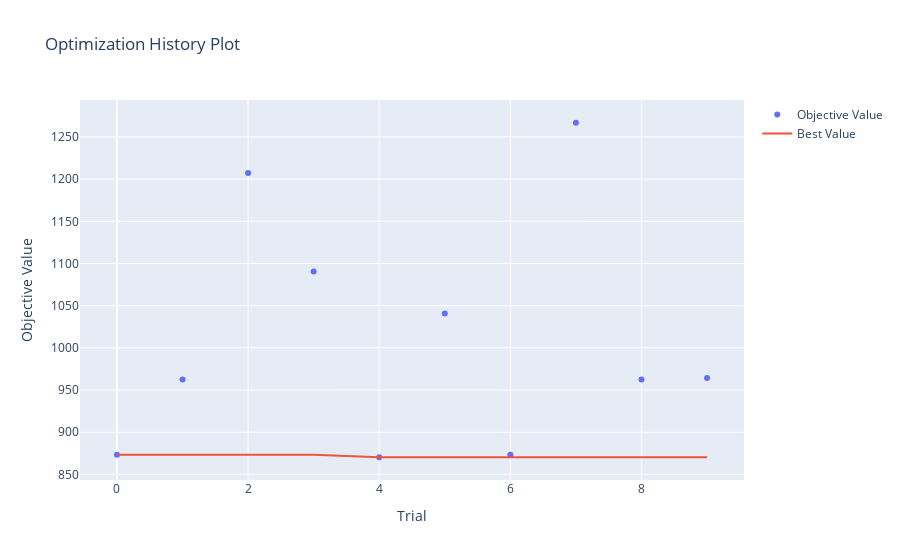
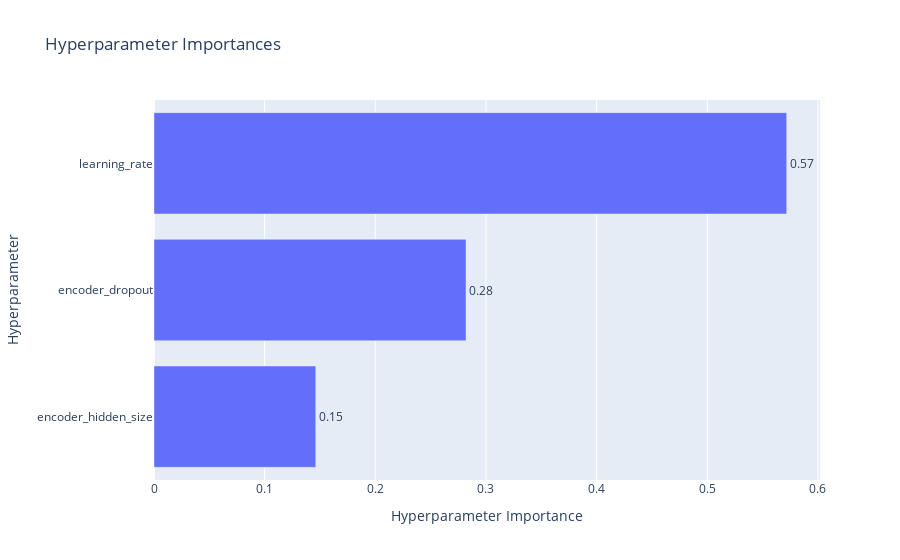
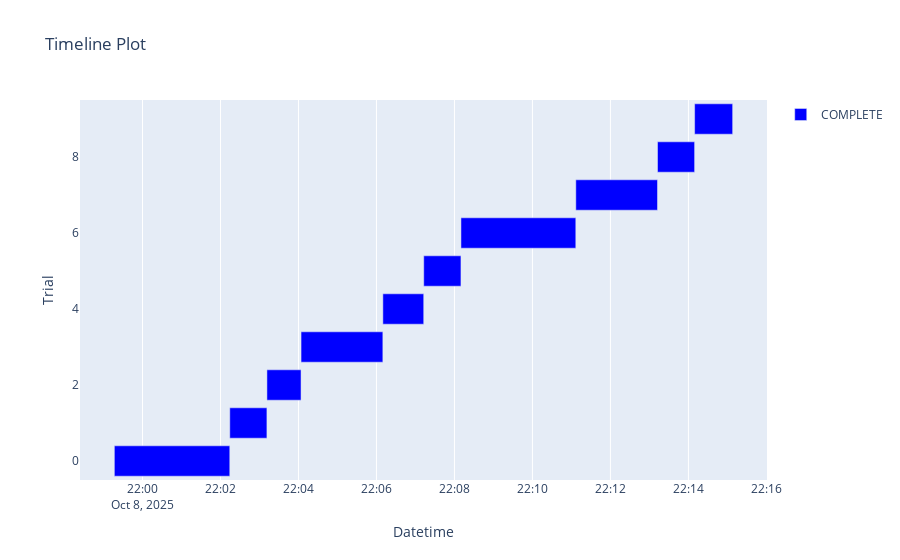
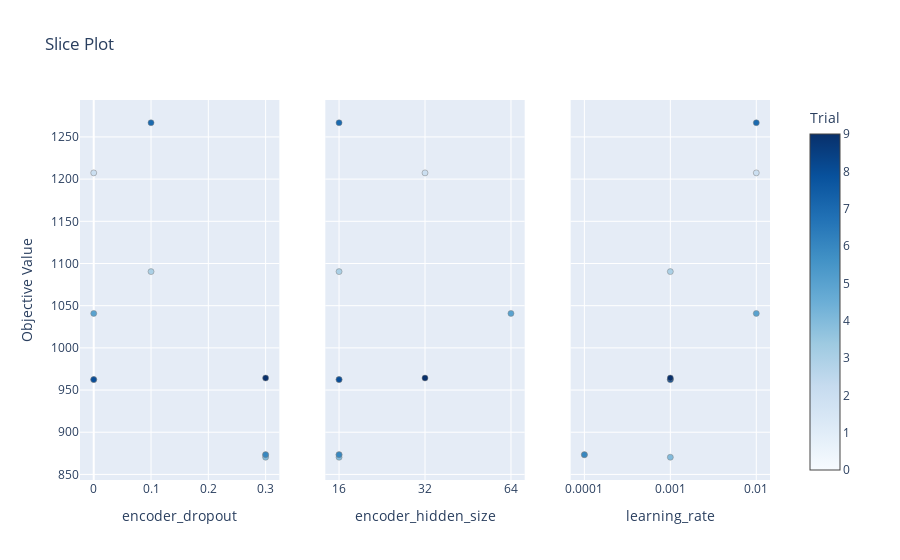

Notebook code cell kept with these figures, in order:
### Code cell
# For NeuralForecast
plot_optimization_history(nf_study).show()
plot_param_importances(nf_study).show()
plot_timeline(nf_study).show()
plot_slice(nf_study).show()

### Figure 1 — Plotly figure (JSON) as saved in the notebook; plotly's stock layout.template omitted (floating-point values rounded to 4 significant figures)
{"data": [{"mode": "markers", "name": "Objective Value", "type": "scatter", "x": [0, 1, 2, 3, 4, 5, 6, 7, 8, 9], "y": [873.4, 962.4, 1207.0, 1090.0, 870.3, 1041.0, 873.4, 1267.0, 962.4, 964.2]}, {"mode": "lines", "name": "Best Value", "type": "scatter", "x": [0, 1, 2, 3, 4, 5, 6, 7, 8, 9], "y": [873.4, 873.4, 873.4, 873.4, 870.3, 870.3, 870.3, 870.3, 870.3, 870.3]}, {"marker": {"color": "#cccccc"}, "mode": "markers", "name": "Infeasible Trial", "showlegend": false, "type": "scatter", "x": [], "y": []}], "layout": {"title": {"text": "Optimization History Plot"}, "xaxis": {"title": {"text": "Trial"}}, "yaxis": {"title": {"text": "Objective Value"}}}}

### Figure 2 — Plotly figure (JSON) as saved in the notebook; plotly's stock layout.template omitted (floating-point values rounded to 4 significant figures)
{"data": [{"cliponaxis": false, "hovertemplate": ["encoder_hidden_size (CategoricalDistribution): 0.14620615669596032<extra></extra>", "encoder_dropout (FloatDistribution): 0.2820022052565223<extra></extra>", "learning_rate (CategoricalDistribution): 0.5717916380475173<extra></extra>"], "name": "Objective Value", "orientation": "h", "text": ["0.15", "0.28", "0.57"], "textposition": "outside", "type": "bar", "x": [0.1462, 0.282, 0.5718], "y": ["encoder_hidden_size", "encoder_dropout", "learning_rate"]}], "layout": {"title": {"text": "Hyperparameter Importances"}, "xaxis": {"title": {"text": "Hyperparameter Importance"}}, "yaxis": {"title": {"text": "Hyperparameter"}}}}

### Figure 3 — Plotly figure (JSON) as saved in the notebook; plotly's stock layout.template omitted (floating-point values rounded to 4 significant figures)
{"data": [{"base": ["2025-10-08T21:59:16.709904", "2025-10-08T22:02:14.311249", "2025-10-08T22:03:11.464190", "2025-10-08T22:04:03.970449", "2025-10-08T22:06:09.845214", "2025-10-08T22:07:12.725002", "2025-10-08T22:08:10.006489", "2025-10-08T22:11:06.729155", "2025-10-08T22:13:12.430159", "2025-10-08T22:14:09.535992"], "hovertemplate": "%{text}<extra>COMPLETE</extra>", "marker": {"color": "blue"}, "name": "COMPLETE", "orientation": "h", "text": ["{<br>  \"number\": 0,<br>  \"values\": [<br>    873.3670654296875<br>  ],<br>  \"params\": {<br>    \"learning_rate\": 0.0001,<br>    \"encoder_hidden_size\": 16,<br>    \"encoder_dropout\": 0.3<br>  },<br>  \"user_attrs\": {<br>    \"ALL_PARAMS\": \"{'input_size': 120, 'encoder_n_layers': 2, 'encoder_hidden_size': 16, 'encoder_dropout': 0.3, 'max_steps': 43500, 'batch_size': 32, 'learning_rate': 0.0001, 'num_lr_decays': 5, 'early_stop_patience_steps': 15, 'val_check_steps': 87, 'scaler_type': 'standard', 'random_seed': 42, 'hist_exog_list': ['T [\\u00b0C]', 'StrGlo [W/m2]', 'RainDur [min]', 'Hr [%Hr]'], 'h': 30, 'loss': MAE(), 'valid_loss': MAE()}\",<br>    \"METRICS\": \"{'loss': tensor(873.3671), 'train_loss': tensor(0.2968)}\"<br>  }<br>}", "{<br>  \"number\": 1,<br>  \"values\": [<br>    962.380126953125<br>  ],<br>  \"params\": {<br>    \"learning_rate\": 0.001,<br>    \"encoder_hidden_size\": 16,<br>    \"encoder_dropout\": 0.0<br>  },<br>  \"user_attrs\": {<br>    \"ALL_PARAMS\": \"{'input_size': 120, 'encoder_n_layers': 2, 'encoder_hidden_size': 16, 'encoder_dropout': 0.0, 'max_steps': 43500, 'batch_size': 32, 'learning_rate': 0.001, 'num_lr_decays': 5, 'early_stop_patience_steps': 15, 'val_check_steps': 87, 'scaler_type': 'standard', 'random_seed': 42, 'hist_exog_list': ['T [\\u00b0C]', 'StrGlo [W/m2]', 'RainDur [min]', 'Hr [%Hr]'], 'h': 30, 'loss': MAE(), 'valid_loss': MAE()}\",<br>    \"METRICS\": \"{'loss': tensor(962.3801), 'train_loss': tensor(0.1893)}\"<br>  }<br>}", "{<br>  \"number\": 2,<br>  \"values\": [<br>    1207.3956298828125<br>  ],<br>  \"params\": {<br>    \"learning_rate\": 0.01,<br>    \"encoder_hidden_size\": 32,<br>    \"encoder_dropout\": 0.0<br>  },<br>  \"user_attrs\": {<br>    \"ALL_PARAMS\": \"{'input_size': 120, 'encoder_n_layers': 2, 'encoder_hidden_size': 32, 'encoder_dropout': 0.0, 'max_steps': 43500, 'batch_size': 32, 'learning_rate': 0.01, 'num_lr_decays': 5, 'early_stop_patience_steps': 15, 'val_check_steps': 87, 'scaler_type': 'standard', 'random_seed': 42, 'hist_exog_list': ['T [\\u00b0C]', 'StrGlo [W/m2]', 'RainDur [min]', 'Hr [%Hr]'], 'h': 30, 'loss': MAE(), 'valid_loss': MAE()}\",<br>    \"METRICS\": \"{'loss': tensor(1207.3956), 'train_loss': tensor(0.0454)}\"<br>  }<br>}", "{<br>  \"number\": 3,<br>  \"values\": [<br>    1090.3695068359375<br>  ],<br>  \"params\": {<br>    \"learning_rate\": 0.001,<br>    \"encoder_hidden_size\": 16,<br>    \"encoder_dropout\": 0.1<br>  },<br>  \"user_attrs\": {<br>    \"ALL_PARAMS\": \"{'input_size': 120, 'encoder_n_layers': 2, 'encoder_hidden_size': 16, 'encoder_dropout': 0.1, 'max_steps': 43500, 'batch_size': 32, 'learning_rate': 0.001, 'num_lr_decays': 5, 'early_stop_patience_steps': 15, 'val_check_steps': 87, 'scaler_type': 'standard', 'random_seed': 42, 'hist_exog_list': ['T [\\u00b0C]', 'StrGlo [W/m2]', 'RainDur [min]', 'Hr [%Hr]'], 'h': 30, 'loss': MAE(), 'valid_loss': MAE()}\",<br>    \"METRICS\": \"{'loss': tensor(1090.3695), 'train_loss': tensor(0.1894)}\"<br>  }<br>}", "{<br>  \"number\": 4,<br>  \"values\": [<br>    870.3497314453125<br>  ],<br>  \"params\": {<br>    \"learning_rate\": 0.001,<br>    \"encoder_hidden_size\": 16,<br>    \"encoder_dropout\": 0.3<br>  },<br>  \"user_attrs\": {<br>    \"ALL_PARAMS\": \"{'input_size': 120, 'encoder_n_layers': 2, 'encoder_hidden_size': 16, 'encoder_dropout': 0.3, 'max_steps': 43500, 'batch_size': 32, 'learning_rate': 0.001, 'num_lr_decays': 5, 'early_stop_patience_steps': 15, 'val_check_steps': 87, 'scaler_type': 'standard', 'random_seed': 42, 'hist_exog_list': ['T [\\u00b0C]', 'StrGlo [W/m2]', 'RainDur [min]', 'Hr [%Hr]'], 'h': 30, 'loss': MAE(), 'valid_loss': MAE()}\",<br>    \"METRICS\": \"{'loss': tensor(870.3497), 'train_loss': tensor(0.2622)}\"<br>  }<br>}", "{<br>  \"number\": 5,<br>  \"values\": [<br>    1040.8101806640625<br>  ],<br>  \"params\": {<br>    \"learning_rate\": 0.01,<br>    \"encoder_hidden_size\": 64,<br>    \"encoder_dropout\": 0.0<br>  },<br>  \"user_attrs\": {<br>    \"ALL_PARAMS\": \"{'input_size': 120, 'encoder_n_layers': 2, 'encoder_hidden_size': 64, 'encoder_dropout': 0.0, 'max_steps': 43500, 'batch_size': 32, 'learning_rate': 0.01, 'num_lr_decays': 5, 'early_stop_patience_steps': 15, 'val_check_steps': 87, 'scaler_type': 'standard', 'random_seed': 42, 'hist_exog_list': ['T [\\u00b0C]', 'StrGlo [W/m2]', 'RainDur [min]', 'Hr [%Hr]'], 'h': 30, 'loss': MAE(), 'valid_loss': MAE()}\",<br>    \"METRICS\": \"{'loss': tensor(1040.8102), 'train_loss': tensor(0.0178)}\"<br>  }<br>}", "{<br>  \"number\": 6,<br>  \"values\": [<br>    873.3670654296875<br>  ],<br>  \"params\": {<br>    \"learning_rate\": 0.0001,<br>    \"encoder_hidden_size\": 16,<br>    \"encoder_dropout\": 0.3<br>  },<br>  \"user_attrs\": {<br>    \"ALL_PARAMS\": \"{'input_size': 120, 'encoder_n_layers': 2, 'encoder_hidden_size': 16, 'encoder_dropout': 0.3, 'max_steps': 43500, 'batch_size': 32, 'learning_rate': 0.0001, 'num_lr_decays': 5, 'early_stop_patience_steps': 15, 'val_check_steps': 87, 'scaler_type': 'standard', 'random_seed': 42, 'hist_exog_list': ['T [\\u00b0C]', 'StrGlo [W/m2]', 'RainDur [min]', 'Hr [%Hr]'], 'h': 30, 'loss': MAE(), 'valid_loss': MAE()}\",<br>    \"METRICS\": \"{'loss': tensor(873.3671), 'train_loss': tensor(0.2968)}\"<br>  }<br>}", "{<br>  \"number\": 7,<br>  \"values\": [<br>    1266.8118896484375<br>  ],<br>  \"params\": {<br>    \"learning_rate\": 0.01,<br>    \"encoder_hidden_size\": 16,<br>    \"encoder_dropout\": 0.1<br>  },<br>  \"user_attrs\": {<br>    \"ALL_PARAMS\": \"{'input_size': 120, 'encoder_n_layers': 2, 'encoder_hidden_size': 16, 'encoder_dropout': 0.1, 'max_steps': 43500, 'batch_size': 32, 'learning_rate': 0.01, 'num_lr_decays': 5, 'early_stop_patience_steps': 15, 'val_check_steps': 87, 'scaler_type': 'standard', 'random_seed': 42, 'hist_exog_list': ['T [\\u00b0C]', 'StrGlo [W/m2]', 'RainDur [min]', 'Hr [%Hr]'], 'h': 30, 'loss': MAE(), 'valid_loss': MAE()}\",<br>    \"METRICS\": \"{'loss': tensor(1266.8119), 'train_loss': tensor(0.2135)}\"<br>  }<br>}", "{<br>  \"number\": 8,<br>  \"values\": [<br>    962.380126953125<br>  ],<br>  \"params\": {<br>    \"learning_rate\": 0.001,<br>    \"encoder_hidden_size\": 16,<br>    \"encoder_dropout\": 0.0<br>  },<br>  \"user_attrs\": {<br>    \"ALL_PARAMS\": \"{'input_size': 120, 'encoder_n_layers': 2, 'encoder_hidden_size': 16, 'encoder_dropout': 0.0, 'max_steps': 43500, 'batch_size': 32, 'learning_rate': 0.001, 'num_lr_decays': 5, 'early_stop_patience_steps': 15, 'val_check_steps': 87, 'scaler_type': 'standard', 'random_seed': 42, 'hist_exog_list': ['T [\\u00b0C]', 'StrGlo [W/m2]', 'RainDur [min]', 'Hr [%Hr]'], 'h': 30, 'loss': MAE(), 'valid_loss': MAE()}\",<br>    \"METRICS\": \"{'loss': tensor(962.3801), 'train_loss': tensor(0.1893)}\"<br>  }<br>}", "{<br>  \"number\": 9,<br>  \"values\": [<br>    964.2490844726562<br>  ],<br>  \"params\": {<br>    \"learning_rate\": 0.001,<br>    \"encoder_hidden_size\": 32,<br>    \"encoder_dropout\": 0.3<br>  },<br>  \"user_attrs\": {<br>    \"ALL_PARAMS\": \"{'input_size': 120, 'encoder_n_layers': 2, 'encoder_hidden_size': 32, 'encoder_dropout': 0.3, 'max_steps': 43500, 'batch_size': 32, 'learning_rate': 0.001, 'num_lr_decays': 5, 'early_stop_patience_steps': 15, 'val_check_steps': 87, 'scaler_type': 'standard', 'random_seed': 42, 'hist_exog_list': ['T [\\u00b0C]', 'StrGlo [W/m2]', 'RainDur [min]', 'Hr [%Hr]'], 'h': 30, 'loss': MAE(), 'valid_loss': MAE()}\",<br>    \"METRICS\": \"{'loss': tensor(964.2491), 'train_loss': tensor(0.1878)}\"<br>  }<br>}"], "textposition": "none", "type": "bar", "x": [177600.0, 57150.0, 52510.0, 125900.0, 62880.0, 57280.0, 176700.0, 125700.0, 57110.0, 58530.0], "y": [0, 1, 2, 3, 4, 5, 6, 7, 8, 9]}], "layout": {"showlegend": true, "title": {"text": "Timeline Plot"}, "xaxis": {"title": {"text": "Datetime"}, "type": "date"}, "yaxis": {"title": {"text": "Trial"}}}}

### Figure 4 — Plotly figure (JSON) as saved in the notebook; plotly's stock layout.template omitted (floating-point values rounded to 4 significant figures)
{"data": [{"marker": {"color": [0, 1, 2, 3, 4, 5, 6, 7, 8, 9], "colorbar": {"title": {"text": "Trial"}, "x": 1, "xpad": 40}, "colorscale": [[0, "rgb(247,251,255)"], [0.125, "rgb(222,235,247)"], [0.25, "rgb(198,219,239)"], [0.375, "rgb(158,202,225)"], [0.5, "rgb(107,174,214)"], [0.625, "rgb(66,146,198)"], [0.75, "rgb(33,113,181)"], [0.875, "rgb(8,81,156)"], [1, "rgb(8,48,107)"]], "line": {"color": "Grey", "width": 0.5}, "showscale": true}, "mode": "markers", "name": "Feasible Trial", "showlegend": false, "type": "scatter", "x": [0.3, 0, 0, 0.1, 0.3, 0, 0.3, 0.1, 0, 0.3], "xaxis": "x", "y": [873.4, 962.4, 1207.0, 1090.0, 870.3, 1041.0, 873.4, 1267.0, 962.4, 964.2], "yaxis": "y"}, {"marker": {"color": [0, 1, 2, 3, 4, 5, 6, 7, 8, 9], "colorbar": {"title": {"text": "Trial"}, "x": 1, "xpad": 40}, "colorscale": [[0, "rgb(247,251,255)"], [0.125, "rgb(222,235,247)"], [0.25, "rgb(198,219,239)"], [0.375, "rgb(158,202,225)"], [0.5, "rgb(107,174,214)"], [0.625, "rgb(66,146,198)"], [0.75, "rgb(33,113,181)"], [0.875, "rgb(8,81,156)"], [1, "rgb(8,48,107)"]], "line": {"color": "Grey", "width": 0.5}, "showscale": false}, "mode": "markers", "name": "Feasible Trial", "showlegend": false, "type": "scatter", "x": [16, 16, 32, 16, 16, 64, 16, 16, 16, 32], "xaxis": "x2", "y": [873.4, 962.4, 1207.0, 1090.0, 870.3, 1041.0, 873.4, 1267.0, 962.4, 964.2], "yaxis": "y2"}, {"marker": {"color": [0, 1, 2, 3, 4, 5, 6, 7, 8, 9], "colorbar": {"title": {"text": "Trial"}, "x": 1, "xpad": 40}, "colorscale": [[0, "rgb(247,251,255)"], [0.125, "rgb(222,235,247)"], [0.25, "rgb(198,219,239)"], [0.375, "rgb(158,202,225)"], [0.5, "rgb(107,174,214)"], [0.625, "rgb(66,146,198)"], [0.75, "rgb(33,113,181)"], [0.875, "rgb(8,81,156)"], [1, "rgb(8,48,107)"]], "line": {"color": "Grey", "width": 0.5}, "showscale": false}, "mode": "markers", "name": "Feasible Trial", "showlegend": false, "type": "scatter", "x": [0.0001, 0.001, 0.01, 0.001, 0.001, 0.01, 0.0001, 0.01, 0.001, 0.001], "xaxis": "x3", "y": [873.4, 962.4, 1207.0, 1090.0, 870.3, 1041.0, 873.4, 1267.0, 962.4, 964.2], "yaxis": "y3"}], "layout": {"title": {"text": "Slice Plot"}, "xaxis": {"anchor": "y", "domain": [0, 0.2889], "title": {"text": "encoder_dropout"}}, "xaxis2": {"anchor": "y2", "categoryarray": [16, 32, 64], "categoryorder": "array", "domain": [0.3556, 0.6444], "title": {"text": "encoder_hidden_size"}, "type": "category"}, "xaxis3": {"anchor": "y3", "categoryarray": [0.0001, 0.001, 0.01], "categoryorder": "array", "domain": [0.7111, 1], "title": {"text": "learning_rate"}, "type": "category"}, "yaxis": {"anchor": "x", "domain": [0, 1], "title": {"text": "Objective Value"}}, "yaxis2": {"anchor": "x2", "domain": [0, 1], "matches": "y", "showticklabels": false}, "yaxis3": {"anchor": "x3", "domain": [0, 1], "matches": "y", "showticklabels": false}}}
